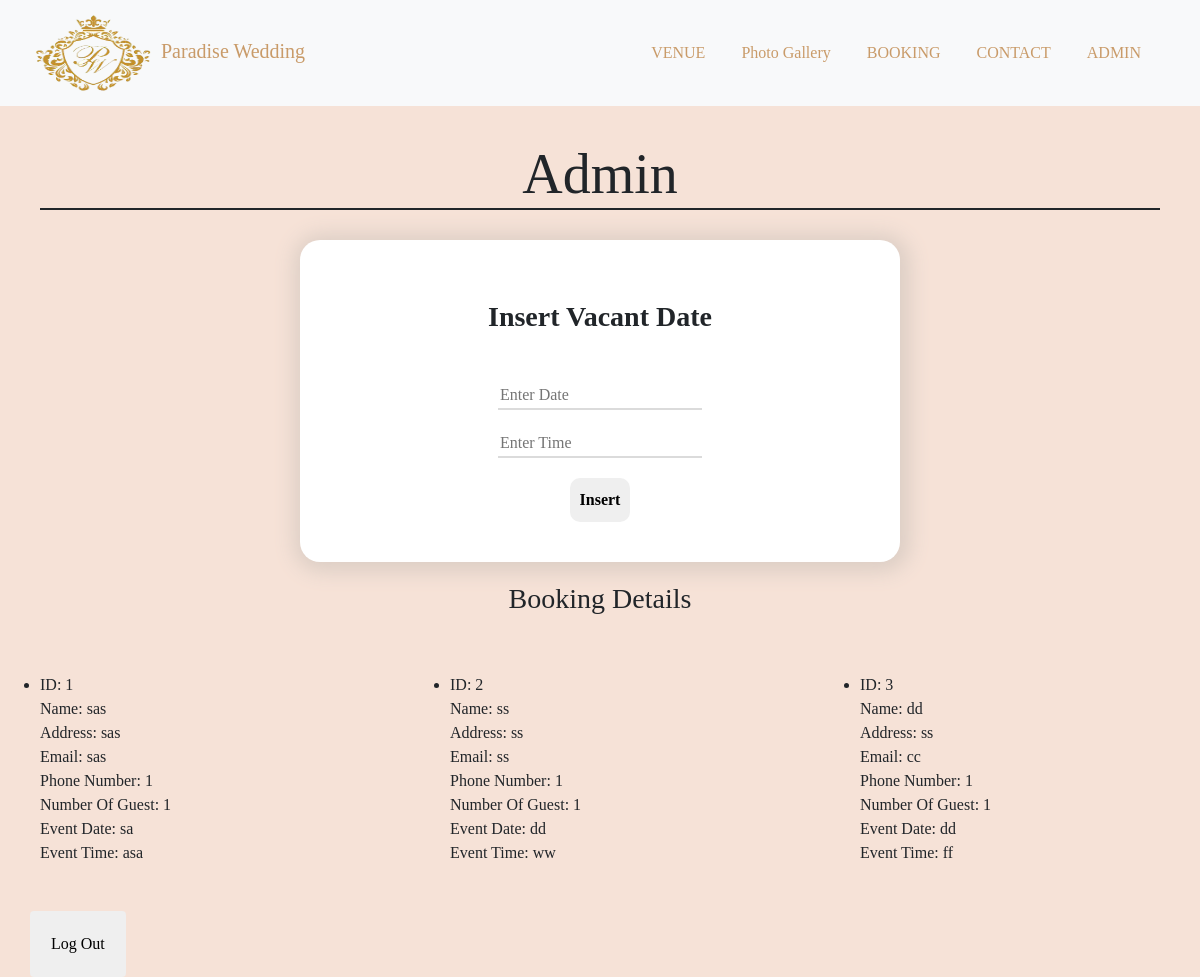
The page /admin.php (signed in) on the database its author committed.
### tables this page shows
CREATE TABLE `confirmbooking` (
  `ID` int(11) NOT NULL,
  `Name` varchar(255) NOT NULL,
  `Address` text NOT NULL,
  `Email` varchar(255) NOT NULL,
  `Mobile` int(11) NOT NULL,
  `GuestNumber` int(11) NOT NULL,
  `Date` varchar(255) NOT NULL,
  `Time` varchar(255) NOT NULL,
  `IDBooking` int(11) NOT NULL
);

### admin.php (the view, shortened to what this page needs)
<?php
include_once("php/db_connect.php");
if (isset($_SESSION['id'])) {
  $sql ="select * from confirmbooking;";
  $result = mysqli_query($link,$sql);
}
else {
  header("location:adminlogin.php");
}
 ?>
<!DOCTYPE html>
<html lang="en" dir="ltr">
  <head>
    <link rel="stylesheet" href="css/bootstrap.min.css" />
    <link rel="stylesheet" href="css/home.css" />
    <link rel="stylesheet" href="css/Admin.css" />
  </head>
  <body>
    <?php include 'php/slider.php'; ?>
      <div class="venue-page">
        <div id=heading class="col-12">
          <h1 class="display-4">Admin</h1>
        </div>
        <div class="insertdata">
            <div class="loginform">
              <h3>Insert Vacant Date</h3>
              <form class="" action="admin.php" method="POST">
                <input id="input" type="text" name="date" placeholder="Enter Date"><br>
                <input id="input" type="text" name="time" placeholder="Enter Time" ><br>
                <input id="button" type="submit" name="Insert" value="Insert">
              </form>
          </div>
        </div>
        <div class="showdata">
          <h3>Booking Details</h3>
          <div class="row">
              <?php
              while ($data=mysqli_fetch_assoc($result)) {
                  echo "
                  <div class='col-sm-6 col-md-4 admin'>
                  <ul>
                  <li>
                  <div> ID: {$data['ID'] }</div>
                  <div> Name: {$data['Name']} </div>
                  <div> Address: {$data['Address'] }</div>
                  <div> Email: {$data['Email']} </div>
                  <div> Phone Number: {$data['Mobile'] }</div>
                  <div> Number Of Guest: {$data['GuestNumber']} </div>
                  <div> Event Date: {$data['Date'] }</div>
                  <div> Event Time: {$data['Time']} </div>
                  </li>
                  </ul>
                  </div>";
              }
              ?>
            <form action="" method="post">
              <div class="col-sm-offset-2 col-sm-10">
                <button id="button1" type="submit" class="btn btn-default" name="logout">Log Out</button>
              </div>
            </form>
          </div>
        </div>
      </div>
  </body>
</html>

### css/home.css (style rules this page uses)
html, body { height: 100%; width: 100%; font-family: serif; margin: 0px; padding: 0px; }

### css/Admin.css (style rules this page uses)
html, body { height: 100%; width: 100%; font-family: serif; margin: 0px; padding: 0px; background-image: url("../images/back.jpg"); background-position: center; background-size: cover; }
#heading h1 { text-align: center; margin: 35px 25px 0px; border-bottom: 2px solid; }
h3 { text-align: center; padding: 20px; }
.admin { padding: 30px; }
.loginform { box-shadow: 2px 2px 20px 8px #DCCEC5; margin: auto; width: 50%; padding: 40px; margin-top: 30px; text-align: center; border-radius: 20px; background-color: white; }
.loginform h3 { font-weight: bold; }
.loginform #button { margin-top: 20px; padding: 10px; border: none; border-radius: 10px; font-weight: bold; }
.loginform #input { margin-top: 20px; border: none; border-bottom: 2px solid #DBDBDB; }
#button1 { margin-left:30px; padding: 20px; }

### rows shown on the page
confirmbooking: ID "1", Name "sas", Address "sas", Email "sas", Mobile "1", GuestNumber "1", Date "sa", Time "asa"
confirmbooking: ID "2", Name "ss", Address "ss", Email "ss", Mobile "1", GuestNumber "1", Date "dd", Time "ww"
confirmbooking: ID "3", Name "dd", Address "ss", Email "cc", Mobile "1", GuestNumber "1", Date "dd", Time "ff"
